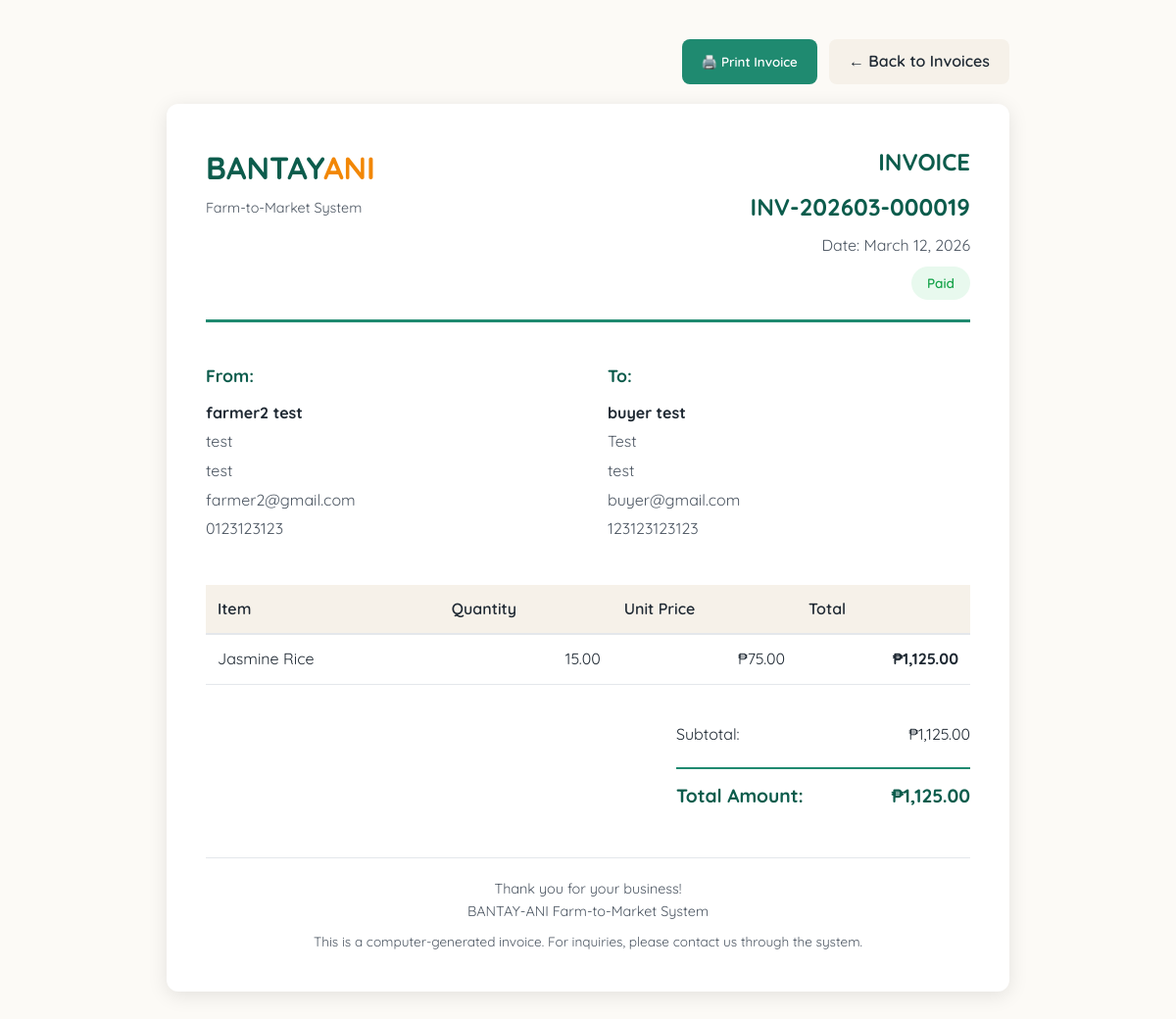
Page /invoice_view.php?id=16 (signed in) on the committed database.
### tables this page shows
CREATE TABLE `invoices` (
  `invoice_id` int(11) NOT NULL,
  `invoice_number` varchar(50) NOT NULL,
  `order_id` int(11) NOT NULL,
  `buyer_id` int(11) NOT NULL,
  `farmer_id` int(11) NOT NULL,
  `subtotal` decimal(10,2) NOT NULL,
  `tax_amount` decimal(10,2) DEFAULT 0.00,
  `discount_amount` decimal(10,2) DEFAULT 0.00,
  `total_amount` decimal(10,2) NOT NULL,
  `payment_status` enum('Unpaid','Partially Paid','Paid','Overdue') DEFAULT 'Unpaid',
  `payment_method` enum('Cash','Bank Transfer','GCash','PayMaya','Credit Card','Check') DEFAULT NULL,
  `payment_date` datetime DEFAULT NULL,
  `due_date` date DEFAULT NULL,
  `notes` text DEFAULT NULL,
  `created_at` timestamp NOT NULL DEFAULT current_timestamp(),
  `updated_at` timestamp NOT NULL DEFAULT current_timestamp() ON UPDATE current_timestamp()
);

CREATE TABLE `payment` (
  `payment_id` int(11) NOT NULL,
  `order_id` int(11) NOT NULL,
  `payment_method` enum('Cash','Online') DEFAULT NULL,
  `payment_status` enum('Pending','Paid','Cancelled') DEFAULT 'Pending',
  `payment_date` timestamp NULL DEFAULT NULL
);

CREATE TABLE `farmer_profiles` (
  `farmer_id` int(11) NOT NULL,
  `farm_name` varchar(45) NOT NULL,
  `farm_location` varchar(255) NOT NULL,
  `farm_img_path` varchar(255) DEFAULT NULL,
  `verified_by` int(11) DEFAULT NULL,
  `verified_at` timestamp NULL DEFAULT NULL,
  `region` varchar(100) DEFAULT NULL
);

CREATE TABLE `users` (
  `user_id` int(11) NOT NULL,
  `role` enum('Farmer','Buyer','Admin') NOT NULL,
  `first_name` varchar(45) NOT NULL,
  `middle_name` varchar(45) NOT NULL,
  `last_name` varchar(45) NOT NULL,
  `email` varchar(45) NOT NULL,
  `password` varchar(255) NOT NULL,
  `contact_number` varchar(45) DEFAULT NULL,
  `address` varchar(45) NOT NULL,
  `is_verified` tinyint(4) DEFAULT 0,
  `created_at` timestamp NULL DEFAULT current_timestamp(),
  `img_path` varchar(255) DEFAULT NULL
);

CREATE TABLE `companies` (
  `company_id` int(11) NOT NULL,
  `company_name` varchar(100) NOT NULL,
  `company_address` varchar(255) DEFAULT NULL,
  `contact_person` varchar(100) DEFAULT NULL,
  `tax_id` varchar(50) DEFAULT NULL,
  `created_at` timestamp NOT NULL DEFAULT current_timestamp()
);

CREATE TABLE `invoice_items` (
  `invoice_item_id` int(11) NOT NULL,
  `invoice_id` int(11) NOT NULL,
  `inventory_id` int(11) DEFAULT NULL,
  `crop_name` varchar(100) NOT NULL,
  `quantity` decimal(10,2) NOT NULL,
  `unit_price` decimal(10,2) NOT NULL,
  `total_price` decimal(10,2) NOT NULL
);

### invoice_view.php (the view, shortened to what this page needs)
<?php
require_once __DIR__ . '/includes/config.php';
$user_id = $_SESSION['user_id'];
$invoice_id = isset($_GET['id']) ? (int)$_GET['id'] : 0;
$query = "
    SELECT i.*,
           o.order_date, o.order_status,
           CONCAT(buyer.first_name, ' ', buyer.last_name) as buyer_name,
           buyer.email as buyer_email,
           buyer.contact_number as buyer_contact,
           buyer.address as buyer_address,
           c.company_name,
           CONCAT(farmer.first_name, ' ', farmer.last_name) as farmer_name,
           farmer.email as farmer_email,
           farmer.contact_number as farmer_contact,
           fp.farm_name,
           fp.farm_location
    FROM invoices i
    LEFT JOIN orders o ON i.order_id = o.order_id
    LEFT JOIN users buyer ON i.buyer_id = buyer.user_id
    LEFT JOIN buyer_profiles bp ON i.buyer_id = bp.buyer_id
    LEFT JOIN company_buyers cb ON cb.buyer_id = bp.buyer_id
    LEFT JOIN companies c ON c.company_id = cb.company_id
    LEFT JOIN users farmer ON i.farmer_id = farmer.user_id
    LEFT JOIN farmer_profiles fp ON i.farmer_id = fp.farmer_id
    WHERE i.invoice_id = ?
    AND (i.buyer_id = ? OR i.farmer_id = ?)
";
$stmt = $conn->prepare($query);
$stmt->bind_param("iii", $invoice_id, $user_id, $user_id);
$stmt->execute();
$invoice = $stmt->get_result()->fetch_assoc();
$stmt = $conn->prepare("
    SELECT * FROM invoice_items
    WHERE invoice_id = ?
");
$stmt->bind_param("i", $invoice_id);
$stmt->execute();
$items = $stmt->get_result()->fetch_all(MYSQLI_ASSOC);
$payment_status = 'Unpaid';
$payment_stmt = $conn->prepare("SELECT payment_status FROM payment WHERE order_id = ?");
$payment_stmt->bind_param("i", $invoice['order_id']);
$payment_stmt->execute();
$payment_result = $payment_stmt->get_result();
while ($row = $payment_result->fetch_assoc()) {
    if ($row['payment_status'] === 'Paid') {
        $payment_status = 'Paid';
        break;
    }
}
?>
<!DOCTYPE html>
<html lang="en">
<head>
</head>
<body>
    <div class="container">
        <div class="actions">
            <button onclick="window.print()" class="btn btn-print">🖨️ Print Invoice</button>
            <a href="invoices.php" class="btn btn-back">← Back to Invoices</a>
        </div>
        <div class="invoice">
            <div class="invoice-header">
                <div class="logo-section">
                    <h1>BANTAY<span style="color: var(--orange);">ANI</span></h1>
                    <p class="tagline">Farm-to-Market System</p>
                </div>
                <div class="invoice-info">
                    <div class="invoice-number">INVOICE</div>
                    <div class="invoice-number"><?= htmlspecialchars($invoice['invoice_number']) ?></div>
                    <div class="invoice-date">
                        Date: <?= date('F d, Y', strtotime($invoice['created_at'])) ?>
                    </div>
                        <div class="status-badge status-<?= strtolower(str_replace(' ', '', $payment_status)) ?>">
                            <?= $payment_status ?>
                        </div>
                </div>
            </div>
            <div class="parties">
                <div class="party">
                    <h3>From:</h3>
                    <p><strong><?= htmlspecialchars($invoice['farmer_name']) ?></strong></p>
                    <p><?= htmlspecialchars($invoice['farm_name'] ?? '') ?></p>
                    <p><?= htmlspecialchars($invoice['farm_location'] ?? '') ?></p>
                    <p><?= htmlspecialchars($invoice['farmer_email']) ?></p>
                    <p><?= htmlspecialchars($invoice['farmer_contact']) ?></p>
                </div>
                <div class="party">
                    <h3>To:</h3>
                    <p><strong><?= htmlspecialchars($invoice['buyer_name']) ?></strong></p>
                    <?php if (!empty($invoice['company_name'])): ?>
                        <p><?= htmlspecialchars($invoice['company_name']) ?></p>
                    <?php endif; ?>
                    <p><?= htmlspecialchars($invoice['buyer_address']) ?></p>
                    <p><?= htmlspecialchars($invoice['buyer_email']) ?></p>
                    <p><?= htmlspecialchars($invoice['buyer_contact']) ?></p>
                </div>
            </div>
            <table class="items-table">
                <thead>
                    <tr>
                        <th>Item</th>
                        <th class="text-right">Quantity</th>
                        <th class="text-right">Unit Price</th>
                        <th class="text-right">Total</th>
                    </tr>
                </thead>
                <tbody>
                    <?php foreach ($items as $item): ?>
                        <tr>
                            <td><?= htmlspecialchars($item['crop_name']) ?></td>
                            <td class="text-right"><?= number_format($item['quantity'], 2) ?></td>
                            <td class="text-right">₱<?= number_format($item['unit_price'], 2) ?></td>
                            <td class="text-right"><strong>₱<?= number_format($item['total_price'], 2) ?></strong></td>
                        </tr>
                    <?php endforeach; ?>
                </tbody>
            </table>
            <div class="totals">
                <div class="total-row">
                    <span>Subtotal:</span>
                    <span>₱<?= number_format($invoice['subtotal'], 2) ?></span>
                </div>
                <div class="total-row grand-total">
                    <span>Total Amount:</span>
                    <span>₱<?= number_format($invoice['total_amount'], 2) ?></span>
                </div>
            </div>
            <div class="footer-text">
                <p>Thank you for your business!</p>
                <p>BANTAY-ANI Farm-to-Market System</p>
                <p style="margin-top: 8px; font-size: 0.85rem;">
                    This is a computer-generated invoice. For inquiries, please contact us through the system.
                </p>
            </div>
        </div>
    </div>
</body>
</html>

### invoice_view.php (style rules this page uses)
:root { --green-dark: #0c5c4c; --green: #1f8a70; --green-light: #4cb69f; --orange: #f28705; --beige: #f6f1e9; --beige-light: #fcfaf6; --text: #1f2933; --text-light: #4c5662; --border: #e4e7eb; }
* { margin: 0; padding: 0; box-sizing: border-box; }
body { font-family: 'Quicksand', 'Segoe UI', sans-serif; background: var(--beige-light); color: var(--text); line-height: 1.6; }
.container { max-width: 900px; margin: 20px auto; padding: 20px; }
.actions { display: flex; gap: 12px; margin-bottom: 20px; justify-content: flex-end; }
.btn { padding: 10px 20px; border: none; border-radius: 8px; font-family: inherit; font-weight: 600; cursor: pointer; text-decoration: none; display: inline-block; transition: all 0.3s; }
.btn-print { background: var(--green); color: white; }
.btn-back { background: var(--beige); color: var(--text); }
.invoice { background: white; padding: 40px; border-radius: 12px; box-shadow: 0 4px 20px rgba(0, 0, 0, 0.1); }
.invoice-header { display: flex; justify-content: space-between; align-items: start; margin-bottom: 40px; padding-bottom: 20px; border-bottom: 3px solid var(--green); }
.logo-section h1 { font-size: 2rem; color: var(--green-dark); margin-bottom: 4px; }
.logo-section .tagline { color: var(--text-light); font-size: 0.9rem; }
.invoice-info { text-align: right; }
.invoice-number { font-size: 1.5rem; font-weight: 700; color: var(--green-dark); margin-bottom: 8px; }
.invoice-date { color: var(--text-light); }
.status-badge { display: inline-block; padding: 6px 16px; border-radius: 999px; font-size: 0.85rem; font-weight: 600; margin-top: 8px; }
.status-paid { background: rgba(34, 197, 94, 0.1); color: #16a34a; }
.parties { display: grid; grid-template-columns: 1fr 1fr; gap: 40px; margin-bottom: 40px; }
.party h3 { color: var(--green-dark); margin-bottom: 12px; font-size: 1.1rem; }
.party p { margin: 4px 0; color: var(--text-light); }
.party strong { color: var(--text); }
.items-table { width: 100%; border-collapse: collapse; margin: 30px 0; }
.items-table thead { background: var(--beige); }
.items-table th { padding: 12px; text-align: left; font-weight: 600; color: var(--text); border-bottom: 2px solid var(--border); }
.items-table td { padding: 12px; border-bottom: 1px solid var(--border); }
.text-right { text-align: right; }
.totals { margin-left: auto; width: 300px; margin-top: 20px; }
.total-row { display: flex; justify-content: space-between; padding: 8px 0; }
.total-row.grand-total { border-top: 2px solid var(--green); padding-top: 12px; margin-top: 12px; font-size: 1.2rem; font-weight: 700; color: var(--green-dark); }
.footer-text { text-align: center; margin-top: 40px; padding-top: 20px; border-top: 1px solid var(--border); color: var(--text-light); font-size: 0.9rem; }

### rows in the picture
invoices: invoice_number "INV-202603-000019", created_at "March 12, 2026", farmer_profiles.farm_name "test", farmer_profiles.farm_location "test", farmer.email "farmer2@gmail.com", farmer.contact_number "0123123123", companies.company_name "Test", buyer.address "test", buyer.email "buyer@gmail.com", buyer.contact_number "123123123123", subtotal "1,125.00", total_amount "1,125.00"
payment: payment_status "Paid"
invoice_items: crop_name "Jasmine Rice", quantity "15.00", unit_price "75.00", total_price "1,125.00"

### other values in the picture
$invoice['farmer_name'] "farmer2 test"
$invoice['buyer_name'] "buyer test"
